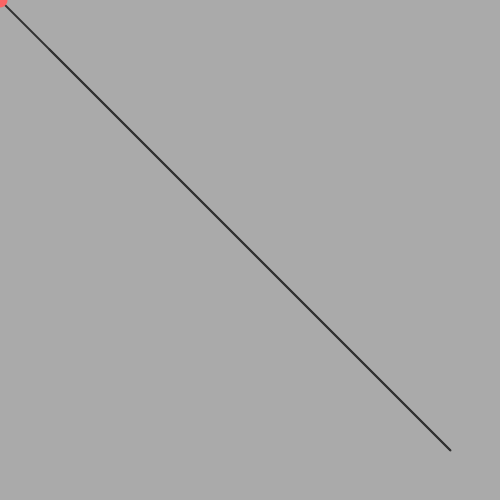
Frame 1 (no input)
Frame 60 (the mouse pressed at the canvas centre just before this capture): identical to frame 1, image omitted
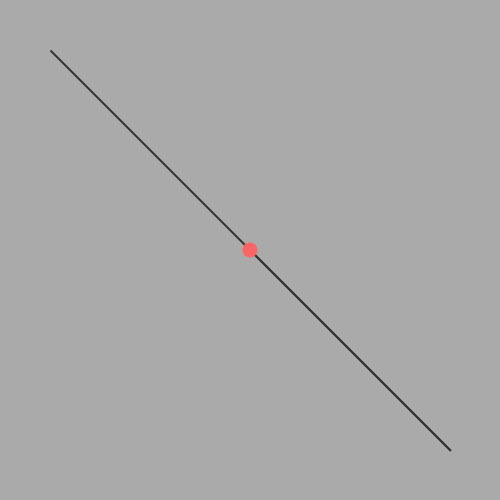
Frame 120 (the mouse held since frame 60 and released just before this capture)

The Processing sketch that drew these frames (run headless with seeded random() and noise(); from frame 60 on, the mouse is pressed at the canvas centre):

// Processing sketch: listing_4_4
// ── listing_4_4.pde
// Processing for Android: 
// Create Mobile, Sensor-Aware, and XR Applications Using Processing
// Andres Colubri
// https://andrescolubri.net/processing-for-android-book

void setup() {
  size(500, 500);
}

void draw() {
  background(170);
  
  fill(250);
  stroke(50);
  strokeWeight(2);
  beginShape();
  vertex(50, 50);
  bezierVertex(50, 50, mouseX, mouseY, 450, 450);
  endShape(CLOSE);
  
  strokeWeight(2);
  stroke(50);
  line(450, 450, mouseX, mouseY);
  noStroke();
  fill(250, 100, 100);
  ellipse(mouseX, mouseY, 15, 15);
}
